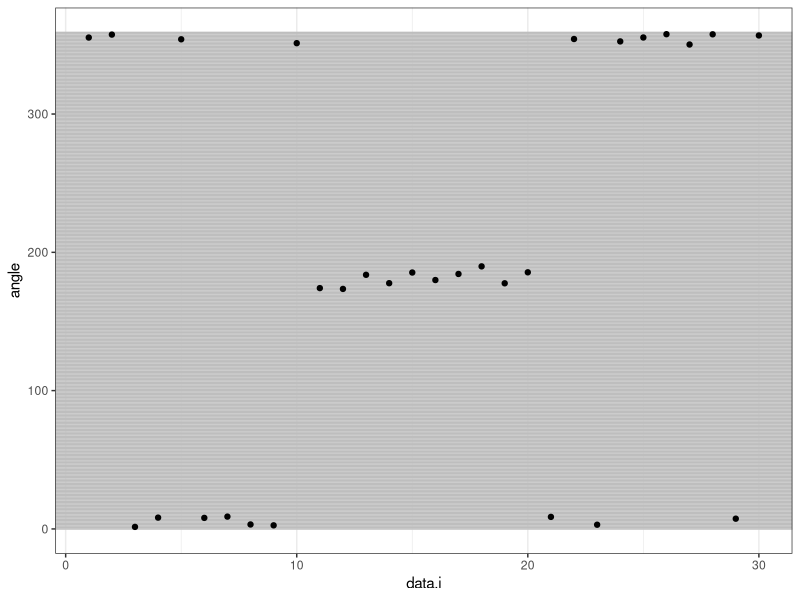
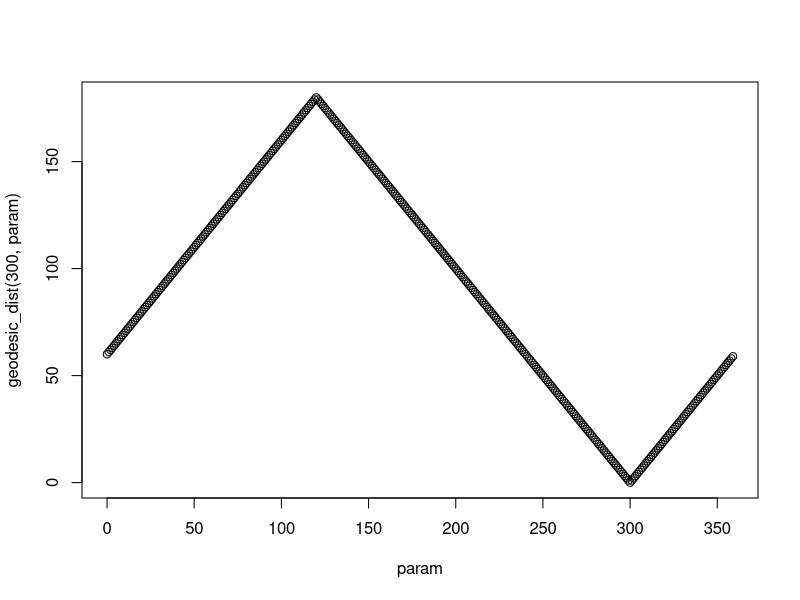

Write the R code that produced these figures, in order. (Note: this script raises an error after producing the figures.)
library(ggplot2)
library(data.table)
data.per.seg <- 10
set.seed(1)
angle.vec <- c(
  runif(data.per.seg,-10,10),
  runif(data.per.seg,170,190),
  runif(data.per.seg,-10,10))
max.angle <- 360
data.dt <- data.table(
  data.i=seq_along(angle.vec),
  angle=ifelse(angle.vec<0, angle.vec+max.angle, angle.vec))
param.dt <- data.table(
  param=as.numeric(seq(0, max.angle))
)[-.N]
gg <- ggplot()+
  theme_bw()+
  geom_hline(aes(
    yintercept=param),
    color="grey",
    data=param.dt)+
  geom_point(aes(
    data.i, angle),
    data=data.dt)
gg

check_angle <- function(x){
  stopifnot(0 <= x & x < max.angle)
}
geodesic_dist <- function(data.vec, param.vec){
  check_angle(data.vec)
  check_angle(param.vec)
  d <- abs(data.vec-param.vec)
  ifelse(d>max.angle/2, max.angle-d, d)
}
plot(geodesic_dist(300, param) ~ param, param.dt)

penalty <- 100
n.out <- nrow(data.dt)
best.change <- rep(n.out)
best.cost <- rep(n.out)
best.cost[1] <- 0
best.param <- rep(n.out)
cost.model <- rep(0,nrow(param.dt))
change.model <- rep(1L,nrow(param.dt))
for(data.t in 1:nrow(data.dt)){
  loss.vec <- geodesic_dist(data.dt[data.t, angle], param.dt$param)
  if(data.t>1){
    cost.of.change <- best.cost[data.t-1]+penalty
    change.better <- cost.of.change<cost.model
    change.model[change.better] <- data.t
    cost.model[change.better] <- cost.of.change
  }
  cost.model <- cost.model+loss.vec
  best.param.i <- which.min(cost.model)
  best.change[data.t] <- change.model[best.param.i]
  best.param[data.t] <- param.dt$param[best.param.i]
  best.cost[data.t] <- cost.model[best.param.i]
}
(cost.dt <- data.table(best.change, best.cost, best.param))
##decoding.
seg.dt.list <- list()
last.i <- cost.dt[, .N]
while({
  cost.row <- cost.dt[last.i]
  seg.dt.list[[paste(first.i,last.i)]] <- cost.row[, data.table(
    first.i=best.change,
    last.i,
    param=best.param
  )]
  last.i <- cost.row$best.change-1L
}>0)TRUE
(seg.dt <- setkey(rbindlist(seg.dt.list),first.i))
seg.color <- "red"
dist.dt <- seg.dt[
  data.dt,
  data.table(data.i, angle, param),
  on=.(first.i<=data.i,last.i>=data.i)
][
, dist := abs(angle-param)
][
, segs := ifelse(dist<max.angle/2, 1, 2)
][]
residual.dt <- dist.dt[, if(segs==1){
  data.table(y=angle,yend=param)
}else{
  yend <- c(angle,param)
  data.table(y=ifelse(yend<max.angle/2,0,max.angle),yend)
}, by=.(segs,data.i)]
gg <- ggplot()+
  ggtitle(paste0(
    "Approximately optimal partitioning (APART) with penalty=",
    penalty))+
  theme_bw()+
  theme(panel.grid.minor=element_blank())+
  geom_segment(aes(
    first.i-0.5, param,
    xend=last.i+0.5, yend=param),
    color=seg.color,
    linewidth=1,
    data=seg.dt)+
  geom_vline(aes(
    xintercept=first.i-0.5),
    color=seg.color,
    data=seg.dt[-1])+
  geom_segment(aes(
    data.i, y,
    xend=data.i, yend=yend),
    data=residual.dt)+
  geom_point(aes(
    data.i, angle),
    shape=1,
    data=data.dt)+
  scale_x_continuous(
    "Data sequence index",
    breaks=data.dt$data.i)+
  scale_y_continuous(
    "Angle (degrees)")
png("figure-approx-algo-1d.png", 6, 2, units="in", res=200)
print(gg)
dev.off()
rbind(
  check=penalty*(nrow(seg.dt)-1)+residual.dt[, sum(abs(y-yend))],
  recursion=cost.dt[.N, best.cost])
